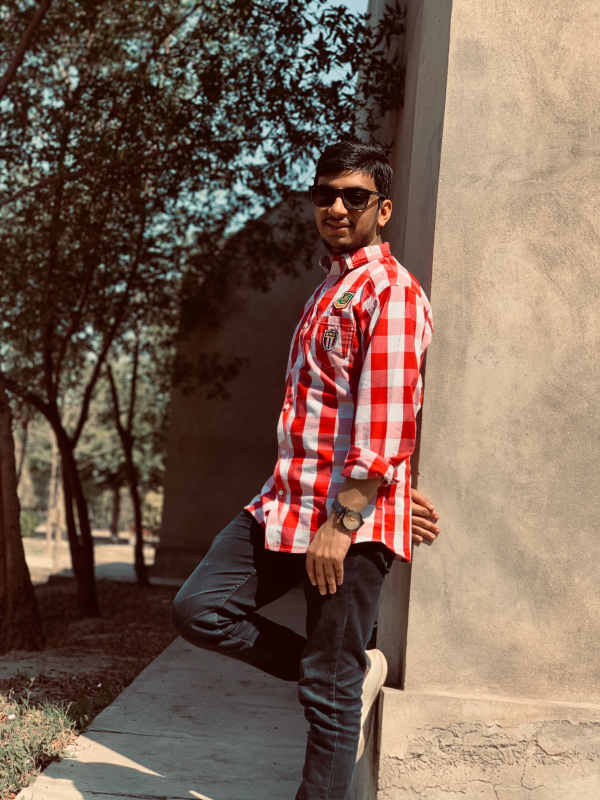
#> input picture Basic_Of_Langiage/Open CV Computer Vision/img/one.jpeg, 1200 x 1600 px (shown at 1/2 size)
$ python Open_CV_Tutorial.py
#> lines starting #> are read from the running program, lines starting #| are printed output that depends on the picture
import numpy as np
import cv2

#Read the Images 👇👇👇
img = cv2.imread('img/one.jpeg')
#> img is the input picture: shape (1600, 1200, 3); mean B, G, R 84.2, 98.5, 122.4
# [26 lines of commented-out code are left out]
img_resize = cv2.resize(img,(256,256))
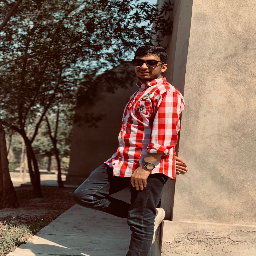
#> img_resize: shape (256, 256, 3); mean B, G, R 84.1, 98.3, 122.3
# [9 lines of commented-out code are left out]
img_crop = img[100 : 300 , 500 : 700]
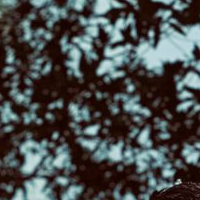
#> img_crop: shape (200, 200, 3); mean B, G, R 75.6, 76.5, 73

cv2.imshow("window",img_crop)
cv2.waitKey(0)
